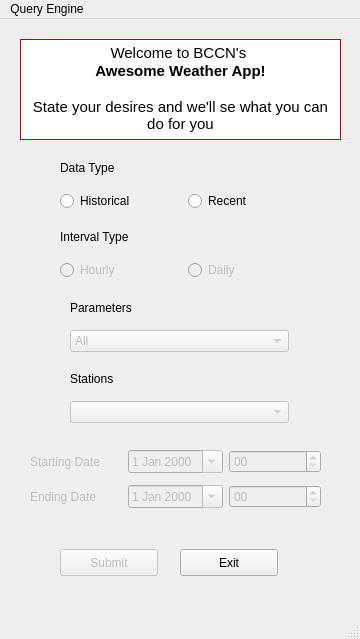
<?xml version="1.0" encoding="UTF-8"?>
<ui version="4.0">
 <class>MainWindow</class>
 <widget class="QMainWindow" name="MainWindow">
  <property name="geometry">
   <rect>
    <x>0</x>
    <y>0</y>
    <width>360</width>
    <height>639</height>
   </rect>
  </property>
  <property name="windowTitle">
   <string>Awesome Query Engine</string>
  </property>
  <widget class="QWidget" name="centralwidget">
   <widget class="QWidget" name="verticalLayoutWidget">
    <property name="geometry">
     <rect>
      <x>60</x>
      <y>200</y>
      <width>250</width>
      <height>61</height>
     </rect>
    </property>
    <layout class="QVBoxLayout" name="verticalLayout">
     <item>
      <widget class="QLabel" name="IntervalType">
       <property name="text">
        <string>Interval Type</string>
       </property>
      </widget>
     </item>
     <item>
      <layout class="QHBoxLayout" name="horizontalLayout">
       <item>
        <widget class="QRadioButton" name="HourlyFlag">
         <property name="enabled">
          <bool>false</bool>
         </property>
         <property name="text">
          <string>Hourly</string>
         </property>
        </widget>
       </item>
       <item>
        <widget class="QRadioButton" name="DailyFlag">
         <property name="enabled">
          <bool>false</bool>
         </property>
         <property name="text">
          <string>Daily</string>
         </property>
        </widget>
       </item>
      </layout>
     </item>
    </layout>
   </widget>
   <widget class="QWidget" name="verticalLayoutWidget_2">
    <property name="geometry">
     <rect>
      <x>60</x>
      <y>131</y>
      <width>250</width>
      <height>61</height>
     </rect>
    </property>
    <layout class="QVBoxLayout" name="verticalLayout_2">
     <item>
      <widget class="QLabel" name="DataHistoryType">
       <property name="text">
        <string>Data Type</string>
       </property>
      </widget>
     </item>
     <item>
      <layout class="QHBoxLayout" name="horizontalLayout_2">
       <item>
        <widget class="QRadioButton" name="HistoricalFlag">
         <property name="text">
          <string>Historical</string>
         </property>
        </widget>
       </item>
       <item>
        <widget class="QRadioButton" name="RecentFlag">
         <property name="text">
          <string>Recent</string>
         </property>
        </widget>
       </item>
      </layout>
     </item>
    </layout>
   </widget>
   <widget class="QWidget" name="verticalLayoutWidget_3">
    <property name="geometry">
     <rect>
      <x>70</x>
      <y>343</y>
      <width>219</width>
      <height>61</height>
     </rect>
    </property>
    <layout class="QVBoxLayout" name="verticalLayout_3">
     <item>
      <widget class="QLabel" name="IntervalType_2">
       <property name="text">
        <string>Stations</string>
       </property>
      </widget>
     </item>
     <item>
      <layout class="QHBoxLayout" name="horizontalLayout_3">
       <item>
        <widget class="QComboBox" name="StationsList">
         <property name="enabled">
          <bool>false</bool>
         </property>
        </widget>
       </item>
      </layout>
     </item>
    </layout>
   </widget>
   <widget class="QWidget" name="verticalLayoutWidget_4">
    <property name="enabled">
     <bool>true</bool>
    </property>
    <property name="geometry">
     <rect>
      <x>30</x>
      <y>425</y>
      <width>291</width>
      <height>71</height>
     </rect>
    </property>
    <layout class="QVBoxLayout" name="verticalLayout_5">
     <item>
      <layout class="QHBoxLayout" name="horizontalLayout_4">
       <item>
        <layout class="QHBoxLayout" name="horizontalLayout_7">
         <item>
          <widget class="QLabel" name="StartingDateLabel">
           <property name="enabled">
            <bool>false</bool>
           </property>
           <property name="text">
            <string>Starting Date</string>
           </property>
          </widget>
         </item>
         <item>
          <widget class="QDateEdit" name="StartingDate">
           <property name="enabled">
            <bool>false</bool>
           </property>
           <property name="calendarPopup">
            <bool>true</bool>
           </property>
          </widget>
         </item>
         <item>
          <widget class="QTimeEdit" name="StartingTime">
           <property name="enabled">
            <bool>false</bool>
           </property>
           <property name="displayFormat">
            <string>HH</string>
           </property>
          </widget>
         </item>
        </layout>
       </item>
      </layout>
     </item>
     <item>
      <layout class="QHBoxLayout" name="horizontalLayout_5">
       <item>
        <layout class="QHBoxLayout" name="horizontalLayout_8">
         <item>
          <widget class="QLabel" name="EndingDateLabel">
           <property name="enabled">
            <bool>false</bool>
           </property>
           <property name="text">
            <string>Ending Date  </string>
           </property>
          </widget>
         </item>
         <item>
          <widget class="QDateEdit" name="EndingDate">
           <property name="enabled">
            <bool>false</bool>
           </property>
           <property name="calendarPopup">
            <bool>true</bool>
           </property>
          </widget>
         </item>
         <item>
          <widget class="QTimeEdit" name="EndingTime">
           <property name="enabled">
            <bool>false</bool>
           </property>
           <property name="displayFormat">
            <string>HH</string>
           </property>
          </widget>
         </item>
        </layout>
       </item>
      </layout>
     </item>
    </layout>
   </widget>
   <widget class="QWidget" name="verticalLayoutWidget_5">
    <property name="geometry">
     <rect>
      <x>70</x>
      <y>272</y>
      <width>219</width>
      <height>61</height>
     </rect>
    </property>
    <layout class="QVBoxLayout" name="verticalLayout_6">
     <item>
      <widget class="QLabel" name="IntervalType_3">
       <property name="text">
        <string>Parameters</string>
       </property>
      </widget>
     </item>
     <item>
      <layout class="QHBoxLayout" name="horizontalLayout_6">
       <item>
        <widget class="QComboBox" name="ParametersList">
         <property name="enabled">
          <bool>false</bool>
         </property>
         <item>
          <property name="text">
           <string>All</string>
          </property>
         </item>
         <item>
          <property name="text">
           <string>Berlin</string>
          </property>
         </item>
         <item>
          <property name="text">
           <string>Hamburg</string>
          </property>
         </item>
         <item>
          <property name="text">
           <string>Munich</string>
          </property>
         </item>
        </widget>
       </item>
      </layout>
     </item>
    </layout>
   </widget>
   <widget class="QPushButton" name="SubmitButton">
    <property name="enabled">
     <bool>false</bool>
    </property>
    <property name="geometry">
     <rect>
      <x>60</x>
      <y>530</y>
      <width>98</width>
      <height>27</height>
     </rect>
    </property>
    <property name="text">
     <string>Submit</string>
    </property>
   </widget>
   <widget class="QPushButton" name="ExitButton">
    <property name="geometry">
     <rect>
      <x>180</x>
      <y>530</y>
      <width>98</width>
      <height>27</height>
     </rect>
    </property>
    <property name="text">
     <string>Exit</string>
    </property>
   </widget>
   <widget class="QTextBrowser" name="textBrowser">
    <property name="geometry">
     <rect>
      <x>20</x>
      <y>20</y>
      <width>321</width>
      <height>101</height>
     </rect>
    </property>
    <property name="palette">
     <palette>
      <active>
       <colorrole role="WindowText">
        <brush brushstyle="SolidPattern">
         <color alpha="255">
          <red>0</red>
          <green>0</green>
          <blue>0</blue>
         </color>
        </brush>
       </colorrole>
       <colorrole role="Button">
        <brush brushstyle="SolidPattern">
         <color alpha="255">
          <red>242</red>
          <green>0</green>
          <blue>4</blue>
         </color>
        </brush>
       </colorrole>
       <colorrole role="Light">
        <brush brushstyle="SolidPattern">
         <color alpha="255">
          <red>255</red>
          <green>108</green>
          <blue>110</blue>
         </color>
        </brush>
       </colorrole>
       <colorrole role="Midlight">
        <brush brushstyle="SolidPattern">
         <color alpha="255">
          <red>248</red>
          <green>54</green>
          <blue>57</blue>
         </color>
        </brush>
       </colorrole>
       <colorrole role="Dark">
        <brush brushstyle="SolidPattern">
         <color alpha="255">
          <red>121</red>
          <green>0</green>
          <blue>2</blue>
         </color>
        </brush>
       </colorrole>
       <colorrole role="Mid">
        <brush brushstyle="SolidPattern">
         <color alpha="255">
          <red>161</red>
          <green>0</green>
          <blue>2</blue>
         </color>
        </brush>
       </colorrole>
       <colorrole role="Text">
        <brush brushstyle="SolidPattern">
         <color alpha="255">
          <red>0</red>
          <green>0</green>
          <blue>0</blue>
         </color>
        </brush>
       </colorrole>
       <colorrole role="BrightText">
        <brush brushstyle="SolidPattern">
         <color alpha="255">
          <red>255</red>
          <green>255</green>
          <blue>255</blue>
         </color>
        </brush>
       </colorrole>
       <colorrole role="ButtonText">
        <brush brushstyle="SolidPattern">
         <color alpha="255">
          <red>0</red>
          <green>0</green>
          <blue>0</blue>
         </color>
        </brush>
       </colorrole>
       <colorrole role="Base">
        <brush brushstyle="SolidPattern">
         <color alpha="255">
          <red>255</red>
          <green>255</green>
          <blue>255</blue>
         </color>
        </brush>
       </colorrole>
       <colorrole role="Window">
        <brush brushstyle="SolidPattern">
         <color alpha="255">
          <red>242</red>
          <green>0</green>
          <blue>4</blue>
         </color>
        </brush>
       </colorrole>
       <colorrole role="Shadow">
        <brush brushstyle="SolidPattern">
         <color alpha="255">
          <red>0</red>
          <green>0</green>
          <blue>0</blue>
         </color>
        </brush>
       </colorrole>
       <colorrole role="AlternateBase">
        <brush brushstyle="SolidPattern">
         <color alpha="255">
          <red>248</red>
          <green>127</green>
          <blue>129</blue>
         </color>
        </brush>
       </colorrole>
       <colorrole role="ToolTipBase">
        <brush brushstyle="SolidPattern">
         <color alpha="255">
          <red>255</red>
          <green>255</green>
          <blue>220</blue>
         </color>
        </brush>
       </colorrole>
       <colorrole role="ToolTipText">
        <brush brushstyle="SolidPattern">
         <color alpha="255">
          <red>0</red>
          <green>0</green>
          <blue>0</blue>
         </color>
        </brush>
       </colorrole>
      </active>
      <inactive>
       <colorrole role="WindowText">
        <brush brushstyle="SolidPattern">
         <color alpha="255">
          <red>0</red>
          <green>0</green>
          <blue>0</blue>
         </color>
        </brush>
       </colorrole>
       <colorrole role="Button">
        <brush brushstyle="SolidPattern">
         <color alpha="255">
          <red>242</red>
          <green>0</green>
          <blue>4</blue>
         </color>
        </brush>
       </colorrole>
       <colorrole role="Light">
        <brush brushstyle="SolidPattern">
         <color alpha="255">
          <red>255</red>
          <green>108</green>
          <blue>110</blue>
         </color>
        </brush>
       </colorrole>
       <colorrole role="Midlight">
        <brush brushstyle="SolidPattern">
         <color alpha="255">
          <red>248</red>
          <green>54</green>
          <blue>57</blue>
         </color>
        </brush>
       </colorrole>
       <colorrole role="Dark">
        <brush brushstyle="SolidPattern">
         <color alpha="255">
          <red>121</red>
          <green>0</green>
          <blue>2</blue>
         </color>
        </brush>
       </colorrole>
       <colorrole role="Mid">
        <brush brushstyle="SolidPattern">
         <color alpha="255">
          <red>161</red>
          <green>0</green>
          <blue>2</blue>
         </color>
        </brush>
       </colorrole>
       <colorrole role="Text">
        <brush brushstyle="SolidPattern">
         <color alpha="255">
          <red>0</red>
          <green>0</green>
          <blue>0</blue>
         </color>
        </brush>
       </colorrole>
       <colorrole role="BrightText">
        <brush brushstyle="SolidPattern">
         <color alpha="255">
          <red>255</red>
          <green>255</green>
          <blue>255</blue>
         </color>
        </brush>
       </colorrole>
       <colorrole role="ButtonText">
        <brush brushstyle="SolidPattern">
         <color alpha="255">
          <red>0</red>
          <green>0</green>
          <blue>0</blue>
         </color>
        </brush>
       </colorrole>
       <colorrole role="Base">
        <brush brushstyle="SolidPattern">
         <color alpha="255">
          <red>255</red>
          <green>255</green>
          <blue>255</blue>
         </color>
        </brush>
       </colorrole>
       <colorrole role="Window">
        <brush brushstyle="SolidPattern">
         <color alpha="255">
          <red>242</red>
          <green>0</green>
          <blue>4</blue>
         </color>
        </brush>
       </colorrole>
       <colorrole role="Shadow">
        <brush brushstyle="SolidPattern">
         <color alpha="255">
          <red>0</red>
          <green>0</green>
          <blue>0</blue>
         </color>
        </brush>
       </colorrole>
       <colorrole role="AlternateBase">
        <brush brushstyle="SolidPattern">
         <color alpha="255">
          <red>248</red>
          <green>127</green>
          <blue>129</blue>
         </color>
        </brush>
       </colorrole>
       <colorrole role="ToolTipBase">
        <brush brushstyle="SolidPattern">
         <color alpha="255">
          <red>255</red>
          <green>255</green>
          <blue>220</blue>
         </color>
        </brush>
       </colorrole>
       <colorrole role="ToolTipText">
        <brush brushstyle="SolidPattern">
         <color alpha="255">
          <red>0</red>
          <green>0</green>
          <blue>0</blue>
         </color>
        </brush>
       </colorrole>
      </inactive>
      <disabled>
       <colorrole role="WindowText">
        <brush brushstyle="SolidPattern">
         <color alpha="255">
          <red>121</red>
          <green>0</green>
          <blue>2</blue>
         </color>
        </brush>
       </colorrole>
       <colorrole role="Button">
        <brush brushstyle="SolidPattern">
         <color alpha="255">
          <red>242</red>
          <green>0</green>
          <blue>4</blue>
         </color>
        </brush>
       </colorrole>
       <colorrole role="Light">
        <brush brushstyle="SolidPattern">
         <color alpha="255">
          <red>255</red>
          <green>108</green>
          <blue>110</blue>
         </color>
        </brush>
       </colorrole>
       <colorrole role="Midlight">
        <brush brushstyle="SolidPattern">
         <color alpha="255">
          <red>248</red>
          <green>54</green>
          <blue>57</blue>
         </color>
        </brush>
       </colorrole>
       <colorrole role="Dark">
        <brush brushstyle="SolidPattern">
         <color alpha="255">
          <red>121</red>
          <green>0</green>
          <blue>2</blue>
         </color>
        </brush>
       </colorrole>
       <colorrole role="Mid">
        <brush brushstyle="SolidPattern">
         <color alpha="255">
          <red>161</red>
          <green>0</green>
          <blue>2</blue>
         </color>
        </brush>
       </colorrole>
       <colorrole role="Text">
        <brush brushstyle="SolidPattern">
         <color alpha="255">
          <red>121</red>
          <green>0</green>
          <blue>2</blue>
         </color>
        </brush>
       </colorrole>
       <colorrole role="BrightText">
        <brush brushstyle="SolidPattern">
         <color alpha="255">
          <red>255</red>
          <green>255</green>
          <blue>255</blue>
         </color>
        </brush>
       </colorrole>
       <colorrole role="ButtonText">
        <brush brushstyle="SolidPattern">
         <color alpha="255">
          <red>121</red>
          <green>0</green>
          <blue>2</blue>
         </color>
        </brush>
       </colorrole>
       <colorrole role="Base">
        <brush brushstyle="SolidPattern">
         <color alpha="255">
          <red>242</red>
          <green>0</green>
          <blue>4</blue>
         </color>
        </brush>
       </colorrole>
       <colorrole role="Window">
        <brush brushstyle="SolidPattern">
         <color alpha="255">
          <red>242</red>
          <green>0</green>
          <blue>4</blue>
         </color>
        </brush>
       </colorrole>
       <colorrole role="Shadow">
        <brush brushstyle="SolidPattern">
         <color alpha="255">
          <red>0</red>
          <green>0</green>
          <blue>0</blue>
         </color>
        </brush>
       </colorrole>
       <colorrole role="AlternateBase">
        <brush brushstyle="SolidPattern">
         <color alpha="255">
          <red>242</red>
          <green>0</green>
          <blue>4</blue>
         </color>
        </brush>
       </colorrole>
       <colorrole role="ToolTipBase">
        <brush brushstyle="SolidPattern">
         <color alpha="255">
          <red>255</red>
          <green>255</green>
          <blue>220</blue>
         </color>
        </brush>
       </colorrole>
       <colorrole role="ToolTipText">
        <brush brushstyle="SolidPattern">
         <color alpha="255">
          <red>0</red>
          <green>0</green>
          <blue>0</blue>
         </color>
        </brush>
       </colorrole>
      </disabled>
     </palette>
    </property>
    <property name="html">
     <string>&lt;!DOCTYPE HTML PUBLIC &quot;-//W3C//DTD HTML 4.0//EN&quot; &quot;http://www.w3.org/TR/REC-html40/strict.dtd&quot;&gt;
&lt;html&gt;&lt;head&gt;&lt;meta name=&quot;qrichtext&quot; content=&quot;1&quot; /&gt;&lt;style type=&quot;text/css&quot;&gt;
p, li { white-space: pre-wrap; }
&lt;/style&gt;&lt;/head&gt;&lt;body style=&quot; font-family:'Ubuntu'; font-size:11pt; font-weight:400; font-style:normal;&quot;&gt;
&lt;p align=&quot;center&quot; style=&quot; margin-top:0px; margin-bottom:0px; margin-left:0px; margin-right:0px; -qt-block-indent:0; text-indent:0px;&quot;&gt;Welcome to BCCN's &lt;/p&gt;
&lt;p align=&quot;center&quot; style=&quot; margin-top:0px; margin-bottom:0px; margin-left:0px; margin-right:0px; -qt-block-indent:0; text-indent:0px;&quot;&gt;&lt;span style=&quot; font-weight:600;&quot;&gt;Awesome Weather App!&lt;/span&gt;&lt;/p&gt;
&lt;p align=&quot;center&quot; style=&quot;-qt-paragraph-type:empty; margin-top:0px; margin-bottom:0px; margin-left:0px; margin-right:0px; -qt-block-indent:0; text-indent:0px;&quot;&gt;&lt;br /&gt;&lt;/p&gt;
&lt;p align=&quot;center&quot; style=&quot; margin-top:0px; margin-bottom:0px; margin-left:0px; margin-right:0px; -qt-block-indent:0; text-indent:0px;&quot;&gt;State your desires and we'll se what you can do for you&lt;/p&gt;&lt;/body&gt;&lt;/html&gt;</string>
    </property>
   </widget>
   <widget class="QLabel" name="label">
    <property name="geometry">
     <rect>
      <x>30</x>
      <y>30</y>
      <width>61</width>
      <height>41</height>
     </rect>
    </property>
    <property name="text">
     <string/>
    </property>
    <property name="pixmap">
     <pixmap>../../../../Schreibtisch/weather.png</pixmap>
    </property>
    <property name="scaledContents">
     <bool>true</bool>
    </property>
   </widget>
  </widget>
  <widget class="QMenuBar" name="menubar">
   <property name="geometry">
    <rect>
     <x>0</x>
     <y>0</y>
     <width>360</width>
     <height>25</height>
    </rect>
   </property>
   <widget class="QMenu" name="menuQuery_Engine">
    <property name="title">
     <string>Query Engine</string>
    </property>
   </widget>
   <addaction name="menuQuery_Engine"/>
  </widget>
  <widget class="QStatusBar" name="statusbar"/>
 </widget>
 <tabstops>
  <tabstop>HourlyFlag</tabstop>
  <tabstop>DailyFlag</tabstop>
  <tabstop>HistoricalFlag</tabstop>
  <tabstop>RecentFlag</tabstop>
  <tabstop>StationsList</tabstop>
  <tabstop>StartingDate</tabstop>
  <tabstop>StartingTime</tabstop>
  <tabstop>EndingDate</tabstop>
  <tabstop>EndingTime</tabstop>
  <tabstop>ParametersList</tabstop>
  <tabstop>SubmitButton</tabstop>
  <tabstop>ExitButton</tabstop>
  <tabstop>textBrowser</tabstop>
 </tabstops>
 <resources/>
 <connections>
  <connection>
   <sender>HistoricalFlag</sender>
   <signal>clicked(bool)</signal>
   <receiver>HourlyFlag</receiver>
   <slot>setEnabled(bool)</slot>
   <hints>
    <hint type="sourcelabel">
     <x>62</x>
     <y>213</y>
    </hint>
    <hint type="destinationlabel">
     <x>62</x>
     <y>282</y>
    </hint>
   </hints>
  </connection>
  <connection>
   <sender>HistoricalFlag</sender>
   <signal>clicked(bool)</signal>
   <receiver>DailyFlag</receiver>
   <slot>setEnabled(bool)</slot>
   <hints>
    <hint type="sourcelabel">
     <x>112</x>
     <y>213</y>
    </hint>
    <hint type="destinationlabel">
     <x>307</x>
     <y>282</y>
    </hint>
   </hints>
  </connection>
  <connection>
   <sender>RecentFlag</sender>
   <signal>clicked(bool)</signal>
   <receiver>HourlyFlag</receiver>
   <slot>setEnabled(bool)</slot>
   <hints>
    <hint type="sourcelabel">
     <x>307</x>
     <y>213</y>
    </hint>
    <hint type="destinationlabel">
     <x>98</x>
     <y>282</y>
    </hint>
   </hints>
  </connection>
  <connection>
   <sender>RecentFlag</sender>
   <signal>clicked(bool)</signal>
   <receiver>DailyFlag</receiver>
   <slot>setEnabled(bool)</slot>
   <hints>
    <hint type="sourcelabel">
     <x>307</x>
     <y>213</y>
    </hint>
    <hint type="destinationlabel">
     <x>307</x>
     <y>282</y>
    </hint>
   </hints>
  </connection>
  <connection>
   <sender>HourlyFlag</sender>
   <signal>clicked(bool)</signal>
   <receiver>SubmitButton</receiver>
   <slot>setEnabled(bool)</slot>
   <hints>
    <hint type="sourcelabel">
     <x>62</x>
     <y>282</y>
    </hint>
    <hint type="destinationlabel">
     <x>64</x>
     <y>563</y>
    </hint>
   </hints>
  </connection>
  <connection>
   <sender>DailyFlag</sender>
   <signal>clicked(bool)</signal>
   <receiver>SubmitButton</receiver>
   <slot>setEnabled(bool)</slot>
   <hints>
    <hint type="sourcelabel">
     <x>298</x>
     <y>282</y>
    </hint>
    <hint type="destinationlabel">
     <x>119</x>
     <y>564</y>
    </hint>
   </hints>
  </connection>
 </connections>
</ui>
